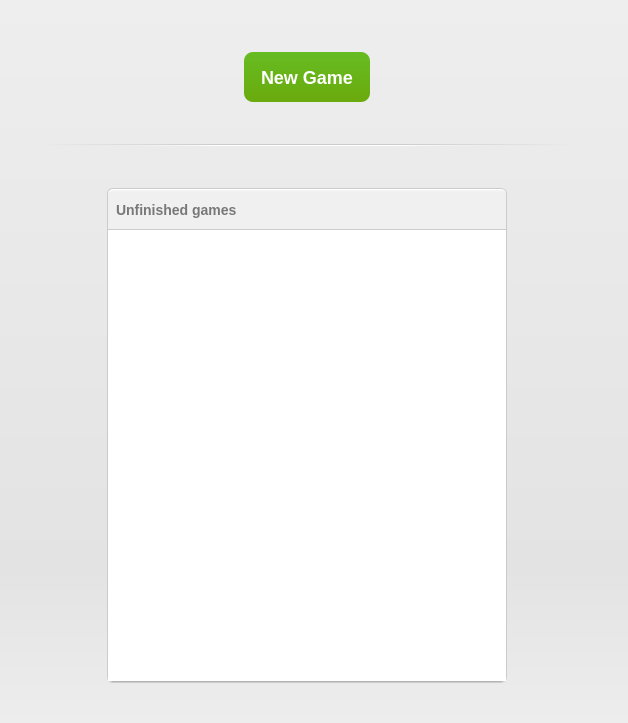
<?xml version="1.0" encoding="UTF-8"?>
<ui version="4.0">
 <class>StartWidget</class>
 <widget class="QWidget" name="StartWidget">
  <property name="geometry">
   <rect>
    <x>0</x>
    <y>0</y>
    <width>628</width>
    <height>723</height>
   </rect>
  </property>
  <property name="windowTitle">
   <string>Form</string>
  </property>
  <property name="autoFillBackground">
   <bool>true</bool>
  </property>
  <property name="styleSheet">
   <string notr="true">QFrame#background {
background: qlineargradient(spread:pad, x1:0, y1:0, x2:0, y2:1, stop:0 rgba(238, 238, 238, 255), stop:0.783251 rgba(227, 227, 227, 255), stop:1 rgba(237, 237, 237, 255));
}

QWidget#line {
	background: qlineargradient(spread:pad, x1:0, y1:0, x2:1, y2:0, stop:0 rgba(0, 0, 0, 0), stop:0.33333 rgba(203, 203, 203, 255), stop:0.666666 rgba(203, 203, 203, 255), stop:1 rgba(0, 0, 0, 0));
	border-bottom: 1px solid qlineargradient(spread:pad, x1:0, y1:0, x2:1, y2:0, stop:0 rgba(0, 0, 0, 0), stop:0.33333 rgba(255, 255, 255, 255), stop:0.666666 rgba(255, 255, 255, 255), stop:1 rgba(0, 0, 0, 0));
}

QToolButton {	
	border: none;
	border-radius: 6px;
	background: qlineargradient(spread:pad, x1:0, y1:0, x2:0, y2:1, stop:0 rgba(148, 148, 148, 255), stop:1 rgba(137, 137, 137, 255));
	color: white;
	font-weight: bold;
	font-size: 13px;
}

QToolButton#toolButtonStartGame {
	border-radius: 9px;
	background: qlineargradient(spread:pad, x1:0, y1:0, x2:0, y2:1, stop:0 rgba(102, 188, 34, 255), stop:1 rgba(106, 170, 13, 255));
	font-size: 18px;
}

QFrame#frameInnerBorder{
	background: rgba(245,245,245,255);
	border-radius: 5px;
	border-top: 1px solid rgb(255,255,255,255);
	border-bottom: 1px solid rgb(180,180,180,255);
}
QFrame#frameOuterBorder{
	border-radius: 6px;
	border: 1px solid rgba(200,200,200,230);
}

QLabel#labelGames {
	background: qlineargradient(spread:pad, x1:0, y1:0, x2:0, y2:1, stop:0 rgba(0, 0, 0, 0), stop:0.0689655 rgba(240, 240, 240, 255), stop:1 rgba(240, 240, 240, 255));
	border: 4px solid rgba(0,0,0,0);
	border-bottom: 1px solid rgba(200,200,200,230);
	padding-bottom: 3px;
	color: qlineargradient(spread:pad, x1:0, y1:0, x2:0, y2:1, stop:0 rgba(135, 135, 135, 255), stop:1 rgba(120, 120, 120, 255));
	font-weight: bold;
	font-size: 14px;
}

QTreeView {
	background: transparent;
}</string>
  </property>
  <layout class="QHBoxLayout" name="horizontalLayout_2" stretch="0">
   <property name="spacing">
    <number>0</number>
   </property>
   <property name="leftMargin">
    <number>0</number>
   </property>
   <property name="topMargin">
    <number>0</number>
   </property>
   <property name="rightMargin">
    <number>0</number>
   </property>
   <property name="bottomMargin">
    <number>0</number>
   </property>
   <item>
    <widget class="QFrame" name="background">
     <property name="frameShape">
      <enum>QFrame::NoFrame</enum>
     </property>
     <property name="frameShadow">
      <enum>QFrame::Plain</enum>
     </property>
     <layout class="QHBoxLayout" name="horizontalLayout_3">
      <property name="spacing">
       <number>0</number>
      </property>
      <property name="leftMargin">
       <number>0</number>
      </property>
      <property name="topMargin">
       <number>0</number>
      </property>
      <property name="rightMargin">
       <number>0</number>
      </property>
      <property name="bottomMargin">
       <number>0</number>
      </property>
      <item>
       <layout class="QGridLayout" name="gridLayout" rowstretch="0,0,0,0,0,0,0,1,0" columnstretch="0,1,1,1,0,0,1,1,1">
        <property name="topMargin">
         <number>0</number>
        </property>
        <property name="rightMargin">
         <number>0</number>
        </property>
        <property name="spacing">
         <number>12</number>
        </property>
        <item row="0" column="3" colspan="3">
         <spacer name="verticalSpacer_3">
          <property name="orientation">
           <enum>Qt::Vertical</enum>
          </property>
          <property name="sizeHint" stdset="0">
           <size>
            <width>20</width>
            <height>40</height>
           </size>
          </property>
         </spacer>
        </item>
        <item row="4" column="1" colspan="7">
         <widget class="QFrame" name="line">
          <property name="minimumSize">
           <size>
            <width>0</width>
            <height>2</height>
           </size>
          </property>
          <property name="maximumSize">
           <size>
            <width>16777215</width>
            <height>16777215</height>
           </size>
          </property>
          <layout class="QHBoxLayout" name="horizontalLayout">
           <property name="spacing">
            <number>0</number>
           </property>
           <property name="leftMargin">
            <number>0</number>
           </property>
           <property name="topMargin">
            <number>0</number>
           </property>
           <property name="rightMargin">
            <number>0</number>
           </property>
           <property name="bottomMargin">
            <number>0</number>
           </property>
          </layout>
         </widget>
        </item>
        <item row="6" column="2" rowspan="2" colspan="5">
         <widget class="QFrame" name="frameOuterBorder">
          <property name="minimumSize">
           <size>
            <width>400</width>
            <height>0</height>
           </size>
          </property>
          <property name="maximumSize">
           <size>
            <width>16777215</width>
            <height>16777215</height>
           </size>
          </property>
          <property name="frameShape">
           <enum>QFrame::StyledPanel</enum>
          </property>
          <property name="frameShadow">
           <enum>QFrame::Raised</enum>
          </property>
          <layout class="QHBoxLayout" name="horizontalLayout_4">
           <property name="spacing">
            <number>0</number>
           </property>
           <property name="leftMargin">
            <number>0</number>
           </property>
           <property name="topMargin">
            <number>0</number>
           </property>
           <property name="rightMargin">
            <number>0</number>
           </property>
           <property name="bottomMargin">
            <number>0</number>
           </property>
           <item>
            <widget class="QFrame" name="frameInnerBorder">
             <property name="frameShape">
              <enum>QFrame::StyledPanel</enum>
             </property>
             <property name="frameShadow">
              <enum>QFrame::Raised</enum>
             </property>
             <layout class="QVBoxLayout" name="verticalLayout">
              <property name="spacing">
               <number>0</number>
              </property>
              <property name="leftMargin">
               <number>0</number>
              </property>
              <property name="topMargin">
               <number>0</number>
              </property>
              <property name="rightMargin">
               <number>0</number>
              </property>
              <property name="bottomMargin">
               <number>0</number>
              </property>
              <item>
               <widget class="QLabel" name="labelGames">
                <property name="minimumSize">
                 <size>
                  <width>0</width>
                  <height>40</height>
                 </size>
                </property>
                <property name="text">
                 <string>Unfinished games</string>
                </property>
               </widget>
              </item>
              <item>
               <widget class="QListView" name="listViewGames">
                <property name="minimumSize">
                 <size>
                  <width>300</width>
                  <height>0</height>
                 </size>
                </property>
                <property name="maximumSize">
                 <size>
                  <width>16777215</width>
                  <height>16777215</height>
                 </size>
                </property>
                <property name="frameShape">
                 <enum>QFrame::Panel</enum>
                </property>
                <property name="frameShadow">
                 <enum>QFrame::Plain</enum>
                </property>
                <property name="lineWidth">
                 <number>0</number>
                </property>
               </widget>
              </item>
             </layout>
            </widget>
           </item>
          </layout>
         </widget>
        </item>
        <item row="1" column="3" rowspan="2" colspan="3">
         <widget class="QToolButton" name="toolButtonStartGame">
          <property name="sizePolicy">
           <sizepolicy hsizetype="Minimum" vsizetype="Fixed">
            <horstretch>0</horstretch>
            <verstretch>0</verstretch>
           </sizepolicy>
          </property>
          <property name="minimumSize">
           <size>
            <width>0</width>
            <height>50</height>
           </size>
          </property>
          <property name="maximumSize">
           <size>
            <width>16777215</width>
            <height>16777215</height>
           </size>
          </property>
          <property name="text">
           <string>New Game</string>
          </property>
          <property name="toolButtonStyle">
           <enum>Qt::ToolButtonTextBesideIcon</enum>
          </property>
         </widget>
        </item>
        <item row="8" column="2" colspan="5">
         <spacer name="verticalSpacer_5">
          <property name="orientation">
           <enum>Qt::Vertical</enum>
          </property>
          <property name="sizeHint" stdset="0">
           <size>
            <width>20</width>
            <height>40</height>
           </size>
          </property>
         </spacer>
        </item>
        <item row="5" column="1" colspan="7">
         <spacer name="verticalSpacer">
          <property name="orientation">
           <enum>Qt::Vertical</enum>
          </property>
          <property name="sizeType">
           <enum>QSizePolicy::Maximum</enum>
          </property>
          <property name="sizeHint" stdset="0">
           <size>
            <width>20</width>
            <height>30</height>
           </size>
          </property>
         </spacer>
        </item>
        <item row="3" column="1" colspan="7">
         <spacer name="verticalSpacer_4">
          <property name="orientation">
           <enum>Qt::Vertical</enum>
          </property>
          <property name="sizeType">
           <enum>QSizePolicy::Maximum</enum>
          </property>
          <property name="sizeHint" stdset="0">
           <size>
            <width>20</width>
            <height>30</height>
           </size>
          </property>
         </spacer>
        </item>
        <item row="0" column="8" rowspan="9">
         <spacer name="horizontalSpacer_3">
          <property name="orientation">
           <enum>Qt::Horizontal</enum>
          </property>
          <property name="sizeHint" stdset="0">
           <size>
            <width>40</width>
            <height>20</height>
           </size>
          </property>
         </spacer>
        </item>
        <item row="0" column="1" rowspan="3">
         <spacer name="horizontalSpacer_5">
          <property name="orientation">
           <enum>Qt::Horizontal</enum>
          </property>
          <property name="sizeHint" stdset="0">
           <size>
            <width>40</width>
            <height>20</height>
           </size>
          </property>
         </spacer>
        </item>
        <item row="0" column="2" rowspan="3">
         <spacer name="horizontalSpacer">
          <property name="orientation">
           <enum>Qt::Horizontal</enum>
          </property>
          <property name="sizeType">
           <enum>QSizePolicy::Minimum</enum>
          </property>
          <property name="sizeHint" stdset="0">
           <size>
            <width>40</width>
            <height>20</height>
           </size>
          </property>
         </spacer>
        </item>
        <item row="0" column="6" rowspan="3">
         <spacer name="horizontalSpacer_2">
          <property name="orientation">
           <enum>Qt::Horizontal</enum>
          </property>
          <property name="sizeType">
           <enum>QSizePolicy::Minimum</enum>
          </property>
          <property name="sizeHint" stdset="0">
           <size>
            <width>40</width>
            <height>20</height>
           </size>
          </property>
         </spacer>
        </item>
        <item row="0" column="7" rowspan="3">
         <spacer name="horizontalSpacer_4">
          <property name="orientation">
           <enum>Qt::Horizontal</enum>
          </property>
          <property name="sizeHint" stdset="0">
           <size>
            <width>40</width>
            <height>20</height>
           </size>
          </property>
         </spacer>
        </item>
        <item row="0" column="0" rowspan="9">
         <spacer name="horizontalSpacer_6">
          <property name="orientation">
           <enum>Qt::Horizontal</enum>
          </property>
          <property name="sizeHint" stdset="0">
           <size>
            <width>40</width>
            <height>20</height>
           </size>
          </property>
         </spacer>
        </item>
        <item row="6" column="1" rowspan="3">
         <spacer name="horizontalSpacer_7">
          <property name="orientation">
           <enum>Qt::Horizontal</enum>
          </property>
          <property name="sizeHint" stdset="0">
           <size>
            <width>40</width>
            <height>20</height>
           </size>
          </property>
         </spacer>
        </item>
        <item row="6" column="7" rowspan="3">
         <spacer name="horizontalSpacer_8">
          <property name="orientation">
           <enum>Qt::Horizontal</enum>
          </property>
          <property name="sizeHint" stdset="0">
           <size>
            <width>40</width>
            <height>20</height>
           </size>
          </property>
         </spacer>
        </item>
       </layout>
      </item>
     </layout>
    </widget>
   </item>
  </layout>
 </widget>
 <resources/>
 <connections/>
</ui>
